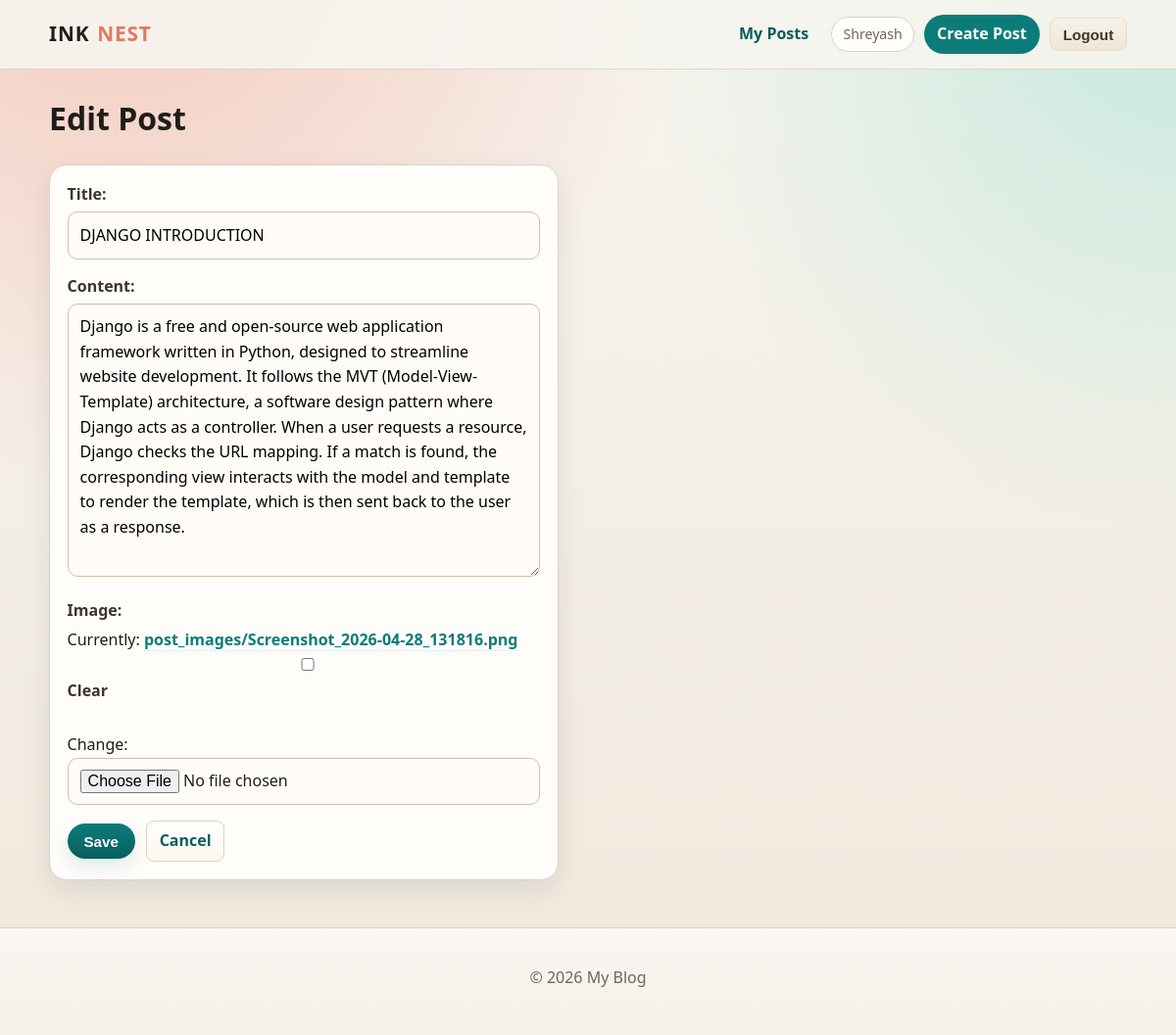
Screenshot of /post/3/edit/ (signed in) with the database file from the repository.
### blogapp/models.py (models this page shows, shortened)
class Post(models.Model):
    title = models.CharField(max_length=200)
    content = models.TextField()
    author = models.ForeignKey(User, on_delete=models.CASCADE)
    image = models.ImageField(upload_to='post_images/', blank=True, null=True)
    created_at = models.DateTimeField(auto_now_add=True)

### blogapp/views.py (the view)
# urls.py: path('post/<int:post_id>/edit/', views.edit_post, name='post_edit'),
@login_required
def edit_post(request, post_id):
    post = get_object_or_404(Post, id=post_id)
    if request.user != post.author:
        return HttpResponseForbidden("You don't have permission to edit this post.")
    if request.method == 'POST':
        form = PostForm(request.POST, request.FILES, instance=post)
        if form.is_valid():
            form.save()
            messages.success(request, 'Post updated successfully.')
            return redirect('post_details', post_id=post.id)
    else:
        form = PostForm(instance=post)
    return render(request, 'blogapp/edit_post.html', {'form': form, 'post': post})

### blogapp/forms.py
class PostForm(forms.ModelForm):
    class Meta:
        model = Post
        fields = ['title', 'content', 'image']

### blogapp/templates/blogapp/edit_post.html (shortened to what this page needs)
{% extends 'Base.html' %}
{% block content %}
  <h1>Edit Post</h1>
  <div class="form-shell">
    <form method="post" enctype="multipart/form-data">
      {{ form.as_p }}
      <div class="form-actions">
        <button class="button button-primary" type="submit">Save</button>
        <a class="action-link" href="{% url 'post_details' post.id %}">Cancel</a>
      </div>
    </form>
  </div>
{% endblock %}

### blogapp/templates/Base.html (shortened to what this page needs)
{% load static %}
<!DOCTYPE html>
<html lang="en">
<head>
	<link rel="stylesheet" href="{% static 'style.css' %}">
</head>
<body>
	<header class="site-header">
		<nav class="top-nav">
			<a class="brand" href="{% url 'home' %}">Ink<span class="brand-mark">Nest</span></a>
			<div class="nav-links">
				{% if user.is_authenticated %}
					{% if request.resolver_match and request.resolver_match.url_name == 'my_posts' %}
						<a class="nav-link" href="{% url 'home' %}">Home</a>
					{% else %}
						<a class="nav-link" href="{% url 'my_posts' %}">My Posts</a>
					{% endif %}
					<span class="user-pill">{{ user.username }}</span>
					<a class="nav-link strong" href="{% url 'create_post' %}">Create Post</a>
					<form method="post" action="{% url 'logout' %}" class="logout-form">
						<button class="button button-muted" type="submit">Logout</button>
					</form>
				{% else %}
					<a class="nav-link" href="{% url 'login' %}">Login</a>
					<a class="nav-link strong" href="{% url 'signup' %}">Signup</a>
					<a class="nav-link" href="{% url 'home' %}">Home</a>
				{% endif %}
			</div>
		</nav>
	</header>
	<main class="page-shell">
		{% block content %}{% endblock %}
	</main>
	<footer class="footer">
		<p>&copy; {% now "Y" %} My Blog</p>
	</footer>
</body>
</html>

### blogapp/static/style.css (style rules this page uses)
:root { --bg: #f7f4ef; --bg-alt: #efe8dc; --surface: #fffdfa; --text: #1f1d1a; --muted: #6e665b; --primary: #0c7c7a; --primary-dark: #075e5d; --accent: #e07a5f; --line: #ddd2c2; --success: #2d7a46; --danger: #a83d3d; --shadow: 0 10px 28px rgba(32, 24, 17, 0.09); --radius-lg: 18px; --radius-md: 12px; }
* { box-sizing: border-box; }
body { margin: 0; color: var(--text); background: radial-gradient(circle at 10% -10%, #f4c6b8 0%, transparent 38%), radial-gradient(circle at 100% 0%, #c7e9dd 0%, transparent 34%), linear-gradient(180deg, var(--bg), var(--bg-alt)); font-family: "Segoe UI", "Trebuchet MS", sans-serif; min-height: 100vh; line-height: 1.6; }
a { color: var(--primary-dark); text-decoration: none; }
.site-header { position: sticky; top: 0; z-index: 20; backdrop-filter: blur(8px); background: rgba(247, 244, 239, 0.9); border-bottom: 1px solid rgba(221, 210, 194, 0.9); }
.top-nav { width: min(1100px, calc(100% - 2rem)); margin: 0 auto; min-height: 70px; display: flex; align-items: center; justify-content: space-between; gap: 1rem; }
.brand { font-size: 1.3rem; letter-spacing: 0.04em; text-transform: uppercase; font-weight: 800; color: var(--text); }
.brand-mark { color: var(--accent); }
.nav-links { display: flex; align-items: center; gap: 0.65rem; flex-wrap: wrap; justify-content: flex-end; }
.nav-link { display: inline-block; padding: 0.45rem 0.8rem; border-radius: 999px; font-weight: 600; transition: transform 0.25s ease, background-color 0.25s ease, color 0.25s ease; }
.nav-link.strong { background-color: var(--primary); color: #fff; }
.logout-form { margin: 0; }
.button { appearance: none; border: 0; border-radius: 999px; padding: 0.6rem 1rem; font-size: 0.95rem; font-weight: 700; cursor: pointer; transition: transform 0.2s ease, opacity 0.2s ease; }
.button-primary { background-color: var(--primary); color: #fff; }
.button-muted { background-color: #ece4d8; color: #3f372f; }
.user-pill { font-size: 0.88rem; color: var(--muted); padding: 0.35rem 0.7rem; border: 1px solid var(--line); border-radius: 999px; background-color: var(--surface); }
.page-shell { width: min(1100px, calc(100% - 2rem)); margin: 1.5rem auto 2.2rem; animation: reveal 0.45s ease-out; }
.form-shell { margin-top: 1rem; width: min(520px, 100%); border: 1px solid var(--line); background-color: var(--surface); border-radius: var(--radius-lg); box-shadow: var(--shadow); padding: 1.1rem; }
.form-shell p { margin: 0 0 0.95rem; }
.form-shell label { display: block; margin-bottom: 0.28rem; font-weight: 700; color: #3e352d; }
.form-shell input, .form-shell textarea, .form-shell select { width: 100%; border: 1px solid #ccbfae; border-radius: 10px; padding: 0.65rem 0.75rem; font: inherit; background-color: #fffcf7; }
.form-actions { margin-top: 1rem; display: flex; align-items: center; gap: 0.7rem; }
.button-primary { background: linear-gradient(180deg, var(--primary), var(--primary-dark)); box-shadow: 0 8px 20px rgba(12,124,122,0.14); color: #fff; }
.button-muted { padding: 0.45rem 0.8rem; border-radius: 8px; }
.button-muted { background: linear-gradient(180deg,#f7f1e8,#efe6d8); border: 1px solid #e6dccb; }
.footer { margin-top: 3rem; padding: 1.2rem 0; background: linear-gradient(180deg, rgba(255,255,255,0.6), rgba(247,244,239,0.7)); border-top: 1px solid rgba(221,210,194,0.8); text-align: center; color: var(--muted); }
.form-shell input[type="text"], .form-shell input[type="email"], .form-shell input[type="password"], .form-shell textarea { transition: box-shadow 0.18s ease, transform 0.12s ease; }
.form-actions .button-primary { padding: 0.6rem 1.05rem; }
form a, .form-shell a { color: var(--primary); text-decoration: none; border-bottom: 1px dotted rgba(12,124,122,0.22); font-weight: 600; transition: color 0.15s ease, border-color 0.15s ease, transform 0.12s ease; }
.form-shell .action-link { display: inline-block; padding: 0.45rem 0.8rem; border-radius: 8px; background: linear-gradient(180deg,#fff,#fbf6ed); border: 1px solid var(--line); color: var(--primary-dark); font-weight: 700; }
.footer { border-top: 1px solid var(--line); color: var(--muted); text-align: center; padding: 1.4rem 0 1.8rem; }
.brand { display: inline-flex; align-items: center; gap: .5rem }
.action-link { display: inline-block; padding: 0.45rem 0.8rem; border-radius: 8px; background: linear-gradient(180deg,#fff,#fbf6ed); border: 1px solid var(--line); color: var(--primary-dark); font-weight: 700; text-decoration: none; }

### rows the page displays
Post: title "DJANGO INTRODUCTION", content "Django is a free and open-source web application framework written in Python, designed to streamline website development. It follows the MVT (Model-View-Template) architecture, a software design pattern where Django acts as a controller. When a user requests a resource, Django checks the URL mapping. If a match is found, the corresponding view interacts with the model and template to render the template, which is then sent back to the user as a response."

### other values shown
{{ user.username }} "Shreyash"
